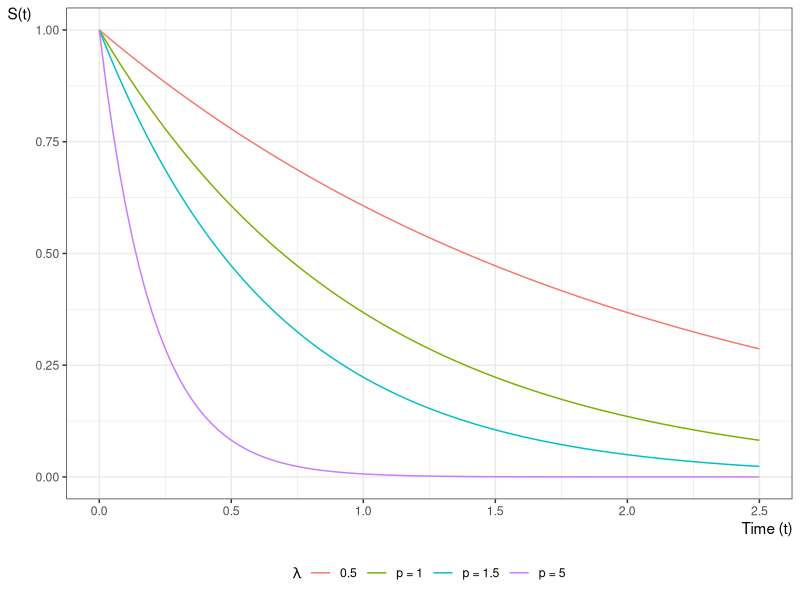

R code for this plot:
## ---- chunk 1
#| fig-cap: "Exponential Survival Functions"
#| label: fig-exp-survfuns
library(ggplot2)
ggplot() +
  geom_function(
    aes(col = "0.5"),
    fun = pexp,
    args = list(lower = FALSE, rate = 0.5)
  ) +
  geom_function(
    aes(col = "p = 1"),
    fun = pexp,
    args = list(lower = FALSE, rate = 1)
  ) +
  geom_function(
    aes(col = "p = 1.5"),
    fun = pexp,
    args = list(lower = FALSE, rate = 1.5)
  ) +
  geom_function(
    aes(col = "p = 5"),
    fun = pexp,
    args = list(lower = FALSE, rate = 5)
  ) +
  theme_bw() +
  ylab("S(t)") +
  guides(col = guide_legend(title = expr(lambda))) +
  xlab("Time (t)") +
  xlim(0, 2.5) +
  theme(
    legend.position = "bottom",
    axis.title.x =
      element_text(
        angle = 0,
        vjust = 1,
        hjust = 1
      ),
    axis.title.y =
      element_text(
        angle = 0,
        vjust = 1,
        hjust = 1
      )
  )
